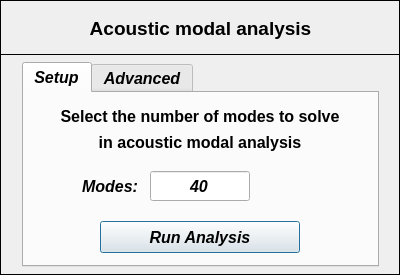
<?xml version="1.0" encoding="UTF-8"?>
<ui version="4.0">
 <class>Dialog</class>
 <widget class="QDialog" name="Dialog">
  <property name="windowModality">
   <enum>Qt::NonModal</enum>
  </property>
  <property name="geometry">
   <rect>
    <x>0</x>
    <y>0</y>
    <width>400</width>
    <height>275</height>
   </rect>
  </property>
  <property name="sizePolicy">
   <sizepolicy hsizetype="Fixed" vsizetype="Fixed">
    <horstretch>0</horstretch>
    <verstretch>0</verstretch>
   </sizepolicy>
  </property>
  <property name="minimumSize">
   <size>
    <width>400</width>
    <height>275</height>
   </size>
  </property>
  <property name="maximumSize">
   <size>
    <width>400</width>
    <height>275</height>
   </size>
  </property>
  <property name="contextMenuPolicy">
   <enum>Qt::DefaultContextMenu</enum>
  </property>
  <property name="windowTitle">
   <string>Modal analysis setup</string>
  </property>
  <property name="windowIcon">
   <iconset>
    <normaloff>../../../../../../Downloads/load - Copia.png</normaloff>../../../../../../Downloads/load - Copia.png</iconset>
  </property>
  <property name="whatsThis">
   <string/>
  </property>
  <widget class="QFrame" name="frame_2">
   <property name="geometry">
    <rect>
     <x>0</x>
     <y>54</y>
     <width>400</width>
     <height>221</height>
    </rect>
   </property>
   <property name="font">
    <font>
     <family>Arial</family>
     <pointsize>12</pointsize>
     <weight>75</weight>
     <bold>true</bold>
    </font>
   </property>
   <property name="frameShape">
    <enum>QFrame::Box</enum>
   </property>
   <property name="frameShadow">
    <enum>QFrame::Plain</enum>
   </property>
   <widget class="QTabWidget" name="tabWidget">
    <property name="geometry">
     <rect>
      <x>22</x>
      <y>8</y>
      <width>357</width>
      <height>205</height>
     </rect>
    </property>
    <property name="font">
     <font>
      <family>Arial</family>
      <pointsize>12</pointsize>
      <weight>75</weight>
      <italic>true</italic>
      <bold>true</bold>
     </font>
    </property>
    <property name="currentIndex">
     <number>0</number>
    </property>
    <widget class="QWidget" name="tab">
     <attribute name="title">
      <string>Setup</string>
     </attribute>
     <widget class="QLineEdit" name="lineEdit_number_modes">
      <property name="geometry">
       <rect>
        <x>126</x>
        <y>78</y>
        <width>100</width>
        <height>30</height>
       </rect>
      </property>
      <property name="minimumSize">
       <size>
        <width>100</width>
        <height>30</height>
       </size>
      </property>
      <property name="maximumSize">
       <size>
        <width>100</width>
        <height>30</height>
       </size>
      </property>
      <property name="font">
       <font>
        <family>Arial</family>
        <pointsize>12</pointsize>
        <weight>75</weight>
        <italic>true</italic>
        <bold>true</bold>
       </font>
      </property>
      <property name="text">
       <string>40</string>
      </property>
      <property name="alignment">
       <set>Qt::AlignCenter</set>
      </property>
     </widget>
     <widget class="QLabel" name="label_2">
      <property name="geometry">
       <rect>
        <x>46</x>
        <y>78</y>
        <width>80</width>
        <height>30</height>
       </rect>
      </property>
      <property name="minimumSize">
       <size>
        <width>80</width>
        <height>30</height>
       </size>
      </property>
      <property name="maximumSize">
       <size>
        <width>80</width>
        <height>30</height>
       </size>
      </property>
      <property name="font">
       <font>
        <family>Arial</family>
        <pointsize>12</pointsize>
        <weight>75</weight>
        <bold>true</bold>
       </font>
      </property>
      <property name="text">
       <string>Modes:</string>
      </property>
      <property name="alignment">
       <set>Qt::AlignCenter</set>
      </property>
     </widget>
     <widget class="QPushButton" name="pushButton">
      <property name="geometry">
       <rect>
        <x>76</x>
        <y>128</y>
        <width>200</width>
        <height>32</height>
       </rect>
      </property>
      <property name="minimumSize">
       <size>
        <width>200</width>
        <height>32</height>
       </size>
      </property>
      <property name="maximumSize">
       <size>
        <width>200</width>
        <height>32</height>
       </size>
      </property>
      <property name="font">
       <font>
        <family>Arial</family>
        <pointsize>12</pointsize>
        <weight>75</weight>
        <italic>true</italic>
        <bold>true</bold>
       </font>
      </property>
      <property name="text">
       <string>Run Analysis</string>
      </property>
     </widget>
     <widget class="QLabel" name="label_9">
      <property name="geometry">
       <rect>
        <x>16</x>
        <y>34</y>
        <width>320</width>
        <height>30</height>
       </rect>
      </property>
      <property name="minimumSize">
       <size>
        <width>320</width>
        <height>30</height>
       </size>
      </property>
      <property name="maximumSize">
       <size>
        <width>320</width>
        <height>30</height>
       </size>
      </property>
      <property name="font">
       <font>
        <family>Arial</family>
        <pointsize>12</pointsize>
        <weight>75</weight>
        <italic>false</italic>
        <bold>true</bold>
       </font>
      </property>
      <property name="text">
       <string>in acoustic modal analysis</string>
      </property>
      <property name="textFormat">
       <enum>Qt::AutoText</enum>
      </property>
      <property name="alignment">
       <set>Qt::AlignCenter</set>
      </property>
     </widget>
     <widget class="QLabel" name="label_5">
      <property name="geometry">
       <rect>
        <x>16</x>
        <y>8</y>
        <width>320</width>
        <height>30</height>
       </rect>
      </property>
      <property name="minimumSize">
       <size>
        <width>320</width>
        <height>30</height>
       </size>
      </property>
      <property name="maximumSize">
       <size>
        <width>320</width>
        <height>30</height>
       </size>
      </property>
      <property name="font">
       <font>
        <family>Arial</family>
        <pointsize>12</pointsize>
        <weight>75</weight>
        <italic>false</italic>
        <bold>true</bold>
       </font>
      </property>
      <property name="text">
       <string>Select the number of modes to solve</string>
      </property>
      <property name="textFormat">
       <enum>Qt::AutoText</enum>
      </property>
      <property name="alignment">
       <set>Qt::AlignCenter</set>
      </property>
     </widget>
    </widget>
    <widget class="QWidget" name="tab_2">
     <attribute name="title">
      <string>Advanced</string>
     </attribute>
     <widget class="QLabel" name="label_4">
      <property name="geometry">
       <rect>
        <x>226</x>
        <y>72</y>
        <width>49</width>
        <height>30</height>
       </rect>
      </property>
      <property name="minimumSize">
       <size>
        <width>49</width>
        <height>30</height>
       </size>
      </property>
      <property name="maximumSize">
       <size>
        <width>49</width>
        <height>30</height>
       </size>
      </property>
      <property name="font">
       <font>
        <family>Arial</family>
        <pointsize>12</pointsize>
        <weight>75</weight>
        <bold>true</bold>
       </font>
      </property>
      <property name="text">
       <string>[Hz]</string>
      </property>
      <property name="alignment">
       <set>Qt::AlignCenter</set>
      </property>
     </widget>
     <widget class="QLabel" name="label_3">
      <property name="geometry">
       <rect>
        <x>56</x>
        <y>72</y>
        <width>70</width>
        <height>30</height>
       </rect>
      </property>
      <property name="minimumSize">
       <size>
        <width>70</width>
        <height>30</height>
       </size>
      </property>
      <property name="maximumSize">
       <size>
        <width>70</width>
        <height>30</height>
       </size>
      </property>
      <property name="font">
       <font>
        <family>Arial</family>
        <pointsize>12</pointsize>
        <weight>75</weight>
        <bold>true</bold>
       </font>
      </property>
      <property name="text">
       <string>Sigma:</string>
      </property>
      <property name="alignment">
       <set>Qt::AlignCenter</set>
      </property>
     </widget>
     <widget class="QLineEdit" name="lineEdit_input_sigma_factor">
      <property name="geometry">
       <rect>
        <x>126</x>
        <y>72</y>
        <width>100</width>
        <height>30</height>
       </rect>
      </property>
      <property name="minimumSize">
       <size>
        <width>100</width>
        <height>30</height>
       </size>
      </property>
      <property name="maximumSize">
       <size>
        <width>100</width>
        <height>30</height>
       </size>
      </property>
      <property name="font">
       <font>
        <family>Arial</family>
        <pointsize>12</pointsize>
        <weight>75</weight>
        <italic>true</italic>
        <bold>true</bold>
       </font>
      </property>
      <property name="text">
       <string>1e-2</string>
      </property>
      <property name="alignment">
       <set>Qt::AlignCenter</set>
      </property>
     </widget>
     <widget class="QPushButton" name="pushButton_2">
      <property name="geometry">
       <rect>
        <x>76</x>
        <y>118</y>
        <width>200</width>
        <height>32</height>
       </rect>
      </property>
      <property name="minimumSize">
       <size>
        <width>200</width>
        <height>32</height>
       </size>
      </property>
      <property name="maximumSize">
       <size>
        <width>200</width>
        <height>32</height>
       </size>
      </property>
      <property name="font">
       <font>
        <family>Arial</family>
        <pointsize>12</pointsize>
        <weight>75</weight>
        <italic>true</italic>
        <bold>true</bold>
       </font>
      </property>
      <property name="text">
       <string>Run Analysis</string>
      </property>
     </widget>
     <widget class="QLabel" name="label_7">
      <property name="geometry">
       <rect>
        <x>6</x>
        <y>4</y>
        <width>340</width>
        <height>30</height>
       </rect>
      </property>
      <property name="minimumSize">
       <size>
        <width>340</width>
        <height>30</height>
       </size>
      </property>
      <property name="maximumSize">
       <size>
        <width>340</width>
        <height>30</height>
       </size>
      </property>
      <property name="font">
       <font>
        <family>Arial</family>
        <pointsize>12</pointsize>
        <weight>75</weight>
        <italic>false</italic>
        <bold>true</bold>
       </font>
      </property>
      <property name="text">
       <string>The Sigma allows to find eigenvalues</string>
      </property>
      <property name="textFormat">
       <enum>Qt::AutoText</enum>
      </property>
      <property name="alignment">
       <set>Qt::AlignCenter</set>
      </property>
     </widget>
     <widget class="QLabel" name="label_8">
      <property name="geometry">
       <rect>
        <x>6</x>
        <y>32</y>
        <width>340</width>
        <height>30</height>
       </rect>
      </property>
      <property name="minimumSize">
       <size>
        <width>340</width>
        <height>30</height>
       </size>
      </property>
      <property name="maximumSize">
       <size>
        <width>340</width>
        <height>30</height>
       </size>
      </property>
      <property name="font">
       <font>
        <family>Arial</family>
        <pointsize>12</pointsize>
        <weight>75</weight>
        <italic>false</italic>
        <bold>true</bold>
       </font>
      </property>
      <property name="text">
       <string>near sigma using shift-invert mode</string>
      </property>
      <property name="textFormat">
       <enum>Qt::AutoText</enum>
      </property>
      <property name="alignment">
       <set>Qt::AlignCenter</set>
      </property>
     </widget>
     <widget class="QLabel" name="label_10">
      <property name="geometry">
       <rect>
        <x>18</x>
        <y>154</y>
        <width>320</width>
        <height>20</height>
       </rect>
      </property>
      <property name="minimumSize">
       <size>
        <width>320</width>
        <height>20</height>
       </size>
      </property>
      <property name="maximumSize">
       <size>
        <width>320</width>
        <height>20</height>
       </size>
      </property>
      <property name="font">
       <font>
        <family>Arial</family>
        <pointsize>9</pointsize>
        <weight>75</weight>
        <italic>false</italic>
        <bold>true</bold>
       </font>
      </property>
      <property name="text">
       <string>Note: see scipy.sparse.linalg.eigs for more details.</string>
      </property>
      <property name="textFormat">
       <enum>Qt::AutoText</enum>
      </property>
      <property name="alignment">
       <set>Qt::AlignCenter</set>
      </property>
     </widget>
    </widget>
   </widget>
  </widget>
  <widget class="QFrame" name="frame">
   <property name="geometry">
    <rect>
     <x>0</x>
     <y>0</y>
     <width>400</width>
     <height>55</height>
    </rect>
   </property>
   <property name="font">
    <font>
     <family>Arial</family>
     <pointsize>12</pointsize>
     <weight>75</weight>
     <bold>true</bold>
    </font>
   </property>
   <property name="frameShape">
    <enum>QFrame::Box</enum>
   </property>
   <property name="frameShadow">
    <enum>QFrame::Plain</enum>
   </property>
   <property name="lineWidth">
    <number>1</number>
   </property>
   <widget class="QLabel" name="label_6">
    <property name="geometry">
     <rect>
      <x>20</x>
      <y>10</y>
      <width>361</width>
      <height>37</height>
     </rect>
    </property>
    <property name="font">
     <font>
      <family>Arial</family>
      <pointsize>14</pointsize>
      <weight>75</weight>
      <italic>false</italic>
      <bold>true</bold>
     </font>
    </property>
    <property name="text">
     <string>Acoustic modal analysis</string>
    </property>
    <property name="textFormat">
     <enum>Qt::AutoText</enum>
    </property>
    <property name="alignment">
     <set>Qt::AlignCenter</set>
    </property>
   </widget>
  </widget>
 </widget>
 <resources/>
 <connections/>
</ui>
